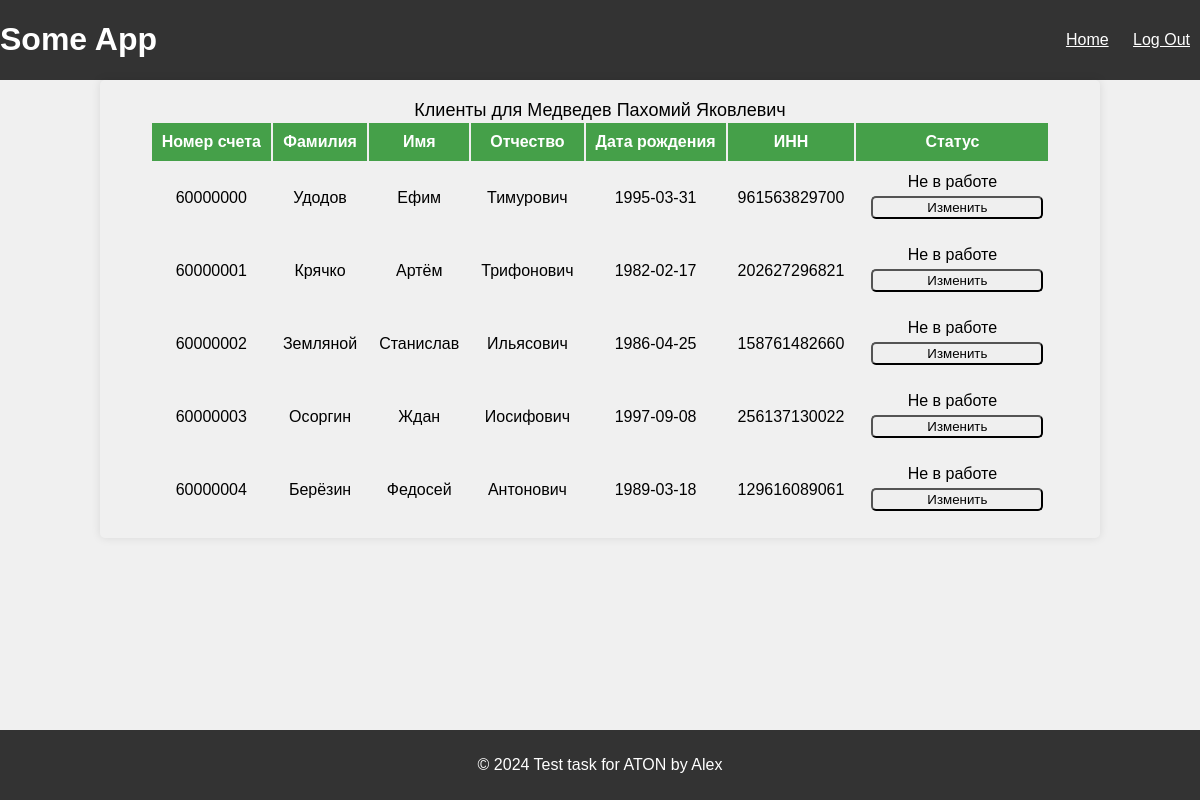
The page /clients (signed in) on the database its author committed.
### tables this page shows
CREATE TABLE clients (
             id INTEGER PRIMARY KEY AUTOINCREMENT,
             acc_number INTEGER,
             Surname TEXT,
             Name TEXT,
             F_name TEXT,
             Birth_date DATE,
             INN TEXT,
             Manager TEXT,
             Status TEXT DEFAULT 'Не в работе',
             FOREIGN KEY (Manager) REFERENCES users(Name));

### app/app.py (the view)
@app.route("/clients")
def clients():
    if "user_id" not in session:
        return redirect(url_for("login"))
    conn = get_db_connection()
    user_name = session["user_name"]
    clients = conn.execute(
        "SELECT * FROM clients WHERE manager = ?", (user_name,)
    ).fetchall()
    conn.close()
    return render_template('clients.html', clients=clients, user_name=user_name)

### app/app.py (called while the page is built)
def get_db_connection():
    conn = sqlite3.connect("database.db")
    conn.row_factory = sqlite3.Row
    return conn

### app/templates/clients.html (shortened to what this page needs)
<!DOCTYPE html>
<html lang="en">
<head>
    <link rel="stylesheet" href="static/styles.css">
</head>
<body>
    {% include 'header.html' %}
    <div class="clients-cont">
        <div class=" text-clients">Клиенты для {{user_name}}</div>
        <table class="client-table">
            <tr>
                <th>Номер счета</th>
                <th>Фамилия</th>
                <th>Имя</th>
                <th>Отчество</th>
                <th>Дата рождения</th>
                <th>ИНН</th>
                <th>Статус</th>
            </tr>
            {% for client in clients %}
            <tr>
                <td>{{ client['acc_number'] }}</td>
                <td>{{ client['Surname'] }}</td>
                <td>{{ client['Name'] }}</td>
                <td>{{ client['F_name'] }}</td>
                <td>{{ client['Birth_date'] }}</td>
                <td>{{ client['INN'] }}</td>
                <td>{{ client['Status'] }}
                    <button class="status-button">Изменить</button>
                </td>
            </tr>
            {% endfor %}
        </table>
    </div>
    {% include 'footer.html' %}
</body>

### app/templates/header.html
<header>
    <div class="header-container">
        <h1 class="logo">Some App</h1>
        <nav class = "header-nav">
            <ul>
                <li><a href="/">Home</a></li>
                {% if 'user_id' in session %}
                    <li><a href="/logout">Log Out</a></li>
                {% else %}
                    <li><a href="/login">Log In</a></li>
                {% endif %}
            </ul>
        </nav>
    </div>
</header>

### app/templates/footer.html
<footer>
    <p>&copy; 2024 Test task for ATON by Alex</p>
</footer>

### app/static/styles.css (style rules this page uses)
body { font-family: Arial, sans-serif; background-color: #f0f0f0; margin: 0; }
header { background-color: #333; color: #fff; margin: 0; }
.header-container { display: flex; justify-content: space-between; align-items: center; max-width: 1200px; margin: 0 auto; padding: auto; }
.header-nav ul { list-style-type: none; margin: 0; padding: 0; }
.header-nav ul li { display: inline; padding: 10px; }
.header-nav ul li a { color: #fff; }
footer { background-color: #333; color: #fff; text-align: center; padding: 10px 0; position:fixed; bottom: 0; width: 100%; }
.login-cont, .clients-cont, .main-cont { max-width: 1000px; border-radius: 5px; box-shadow: 0 0 10px rgba(0, 0, 0, 0.1); padding-top: 20px; margin-bottom: 10px; padding-bottom: 10px; margin: 0 auto; }
.text-clients { text-align: center; font-size: large; }
.client-table { margin: auto; border-radius: 12px; text-align: center; }
.client-table th { background-color: #45a049; color: #ffffff; padding: 10px; }
.client-table td { padding: 10px; }
.status-button, .change-button, .status { width: 100%; padding: 2px; margin: 5px; border-radius: 5px; }

### rows shown on the page
clients: acc_number "60000000", Surname "Удодов", Name "Ефим", F_name "Тимурович", Birth_date "1995-03-31", INN "961563829700", Status "Не в работе"
clients: acc_number "60000001", Surname "Крячко", Name "Артём", F_name "Трифонович", Birth_date "1982-02-17", INN "202627296821", Status "Не в работе"
clients: acc_number "60000002", Surname "Земляной", Name "Станислав", F_name "Ильясович", Birth_date "1986-04-25", INN "158761482660", Status "Не в работе"
clients: acc_number "60000003", Surname "Осоргин", Name "Ждан", F_name "Иосифович", Birth_date "1997-09-08", INN "256137130022", Status "Не в работе"
clients: acc_number "60000004", Surname "Берёзин", Name "Федосей", F_name "Антонович", Birth_date "1989-03-18", INN "129616089061", Status "Не в работе"

### other values the page prints
{{ user_name }} "Медведев Пахомий Яковлевич"
